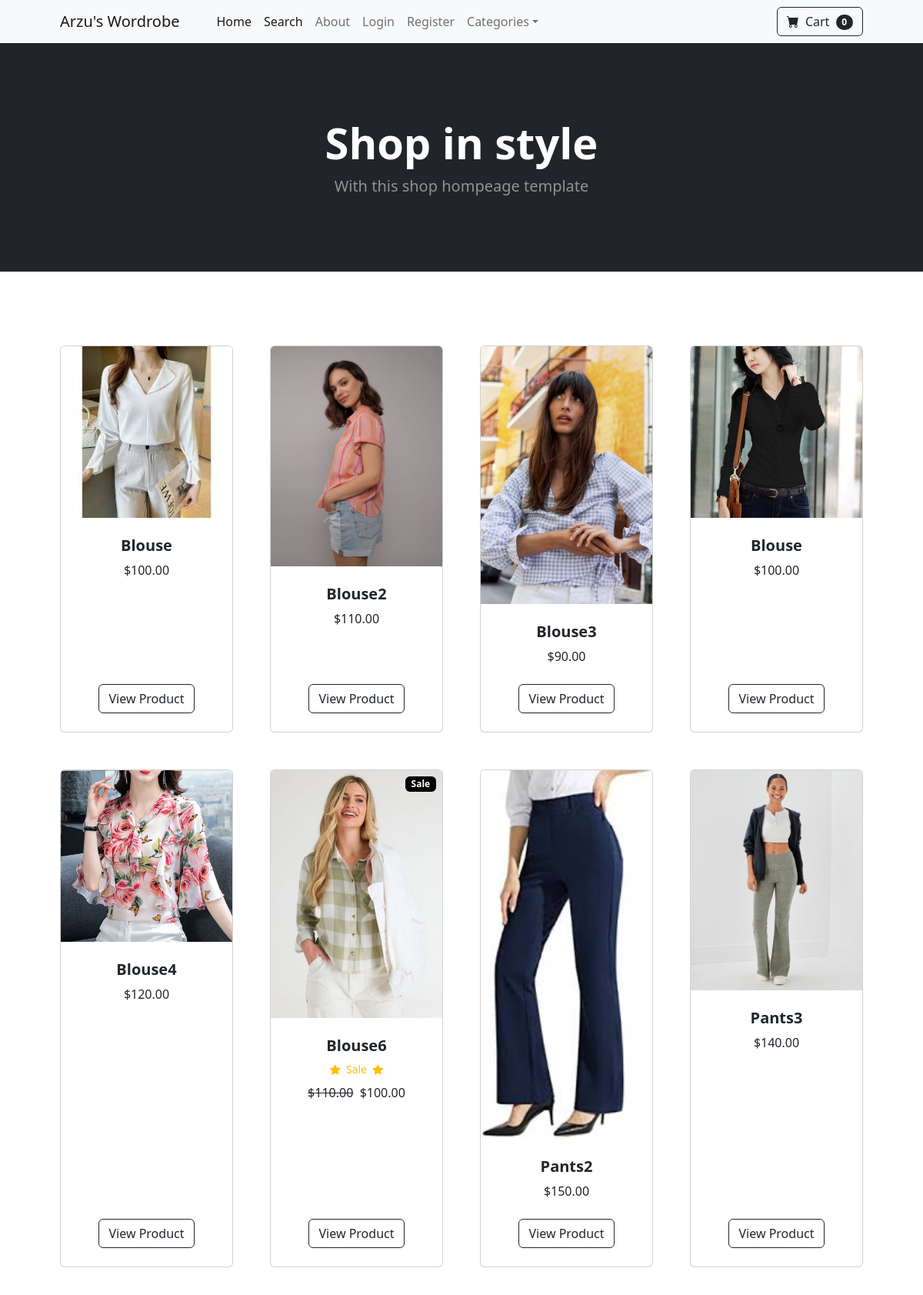
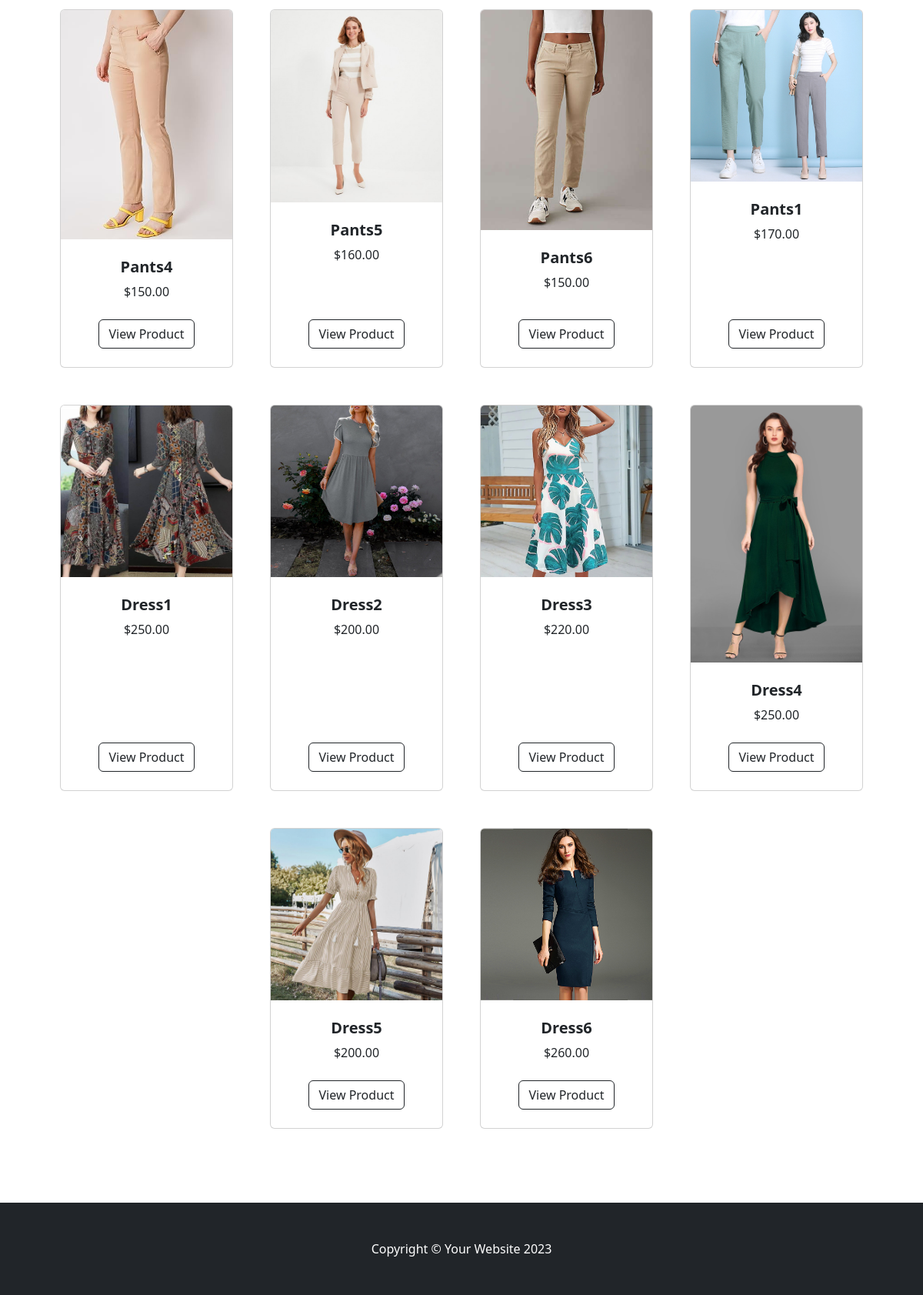
The page / on the database its author committed (2 pictures, top to bottom).
### store/models.py (models this page shows, shortened)
class Product(models.Model):
	name = models.CharField(max_length=100)
	price = models.DecimalField(default=0, decimal_places=2, max_digits=6)
	category = models.ForeignKey(Category, on_delete=models.CASCADE, default=1)
	description = models.CharField(max_length=250, default='', blank=True, null=True)
	image = models.ImageField(upload_to='uploads/product/')
	is_sale = models.BooleanField(default=False)
	sale_price = models.DecimalField(default=0, decimal_places=2, max_digits=6)

### store/views.py (the view)
# urls.py: 2. Add a URL to urlpatterns:  path('', views.home, name='home')
def home(request):
	products = Product.objects.all()
	return render(request, 'home.html', {'products':products})

### cart/cart.py (called while the page is built)
    def __len__(self):
        return len(self.cart)

### cart/context_processors.py (called while the page is built)
def cart(request):
    return {'cart': Cart(request)}

### store/templates/home.html
{% extends 'base.html' %}
{% load static %}
{% block content %}
        <header class="bg-dark py-5">
            <div class="container px-4 px-lg-5 my-5">
                <div class="text-center text-white">
                    <h1 class="display-4 fw-bolder">Shop in style</h1>
                    <p class="lead fw-normal text-white-50 mb-0">With this shop hompeage template</p>
                </div>
            </div>
        </header>
        <section class="py-5">
            <div class="container px-4 px-lg-5 mt-5">
                <div class="row gx-4 gx-lg-5 row-cols-2 row-cols-md-3 row-cols-xl-4 justify-content-center">
                    {% for product in products %}
                        {% if product.is_sale %}
                        <div class="col mb-5">
                            <div class="card h-100">
                                <div class="badge bg-black text-white position-absolute" style="top:0.5rem; right:0.5rem">Sale</div>
                                <img class="card-img-top" src="{{ product.image.url }}" alt="..." />
                                <div class="card-body p-4">
                                    <div class="text-center">
                                        <h5 class="fw-bolder">{{ product.name }}</h5>
                                        <div class="d-flex justify-content-center small text-warning mb-2">
                                            <div class="bi-star-fill"></div>
                                            &nbsp;&nbsp;Sale&nbsp;&nbsp;
                                            <div class="bi-star-fill"></div>
                                        </div>
                                        <strike>${{ product.price }}</strike>
                                        &nbsp;${{ product.sale_price }}
                                    </div>
                                </div>
                                <div class="card-footer p-4 pt-0 border-top-0 bg-transparent">
                                    <div class="text-center"><a class="btn btn-outline-dark mt-auto" href="{% url 'product' product.id %}">View Product</a></div>
                                </div>
                            </div>
                        </div>
                        {% else %}
                    <div class="col mb-5">
                        <div class="card h-100">
                            <img class="card-img-top" src="{{ product.image.url }}" alt="..." />
                            <div class="card-body p-4">
                                <div class="text-center">
                                    <h5 class="fw-bolder">{{ product.name }}</h5>
                                    ${{ product.price }}
                                </div>
                            </div>
                            <div class="card-footer p-4 pt-0 border-top-0 bg-transparent">
                                <div class="text-center"><a class="btn btn-outline-dark mt-auto" href="{% url 'product' product.id %}">View Product</a></div>
                            </div>
                        </div>
                    </div>
                        {% endif %}
                    {% endfor %}
            </div>
        </section>
{% endblock %}

### rows shown on the page
Product: image (picture), name "Blouse", price "100.00"
Product: image (picture), name "Blouse2", price "110.00"
Product: image (picture), name "Blouse3", price "90.00"
Product: image (picture), name "Blouse", price "100.00"
Product: image (picture), name "Blouse4", price "120.00"
Product: image (picture), name "Blouse6", price "110.00", sale_price "100.00"
Product: image (picture), name "Pants2", price "150.00"
Product: image (picture), name "Pants3", price "140.00"
Product: image (picture), name "Pants4", price "150.00"
Product: image (picture), name "Pants5", price "160.00"
Product: image (picture), name "Pants6", price "150.00"
Product: image (picture), name "Pants1", price "170.00"
Product: image (picture), name "Dress1", price "250.00"
Product: image (picture), name "Dress2", price "200.00"
Product: image (picture), name "Dress3", price "220.00"
Product: image (picture), name "Dress4", price "250.00"
Product: image (picture), name "Dress5", price "200.00"
Product: image (picture), name "Dress6", price "260.00"

### other values the page prints
{{ cart|length }} "0"
